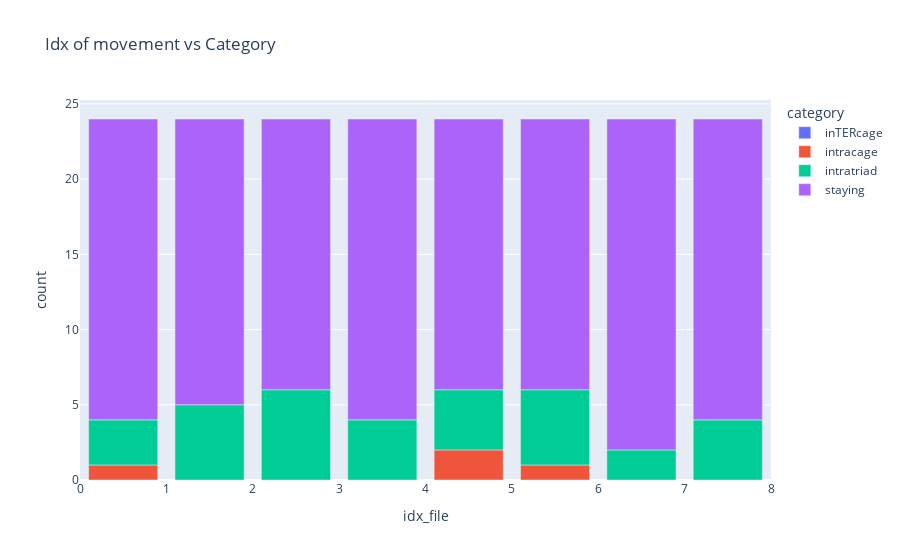

Notebook code for this chart:
### Code cell
if proceed_NEB == "True":
    df = Movement.TupleCage.get_and_plot_df_movement_category_counted(df_movement)
    print(df.sum())

### Figure 1 — Plotly figure (JSON) as saved in the notebook; plotly's stock layout.template omitted (floating-point values rounded to 4 significant figures)
{"data": [{"alignmentgroup": "True", "hovertemplate": "category=inTERcage<br>idx_file=%{x}<br>count=%{y}<extra></extra>", "legendgroup": "inTERcage", "marker": {"color": "#636efa", "pattern": {"shape": ""}}, "name": "inTERcage", "offsetgroup": "inTERcage", "orientation": "v", "showlegend": true, "textposition": "auto", "type": "bar", "x": [0.5, 1.5, 2.5, 3.5, 4.5, 5.5, 6.5, 7.5], "xaxis": "x", "y": [0, 0, 0, 0, 0, 0, 0, 0], "yaxis": "y"}, {"alignmentgroup": "True", "hovertemplate": "category=intracage<br>idx_file=%{x}<br>count=%{y}<extra></extra>", "legendgroup": "intracage", "marker": {"color": "#EF553B", "pattern": {"shape": ""}}, "name": "intracage", "offsetgroup": "intracage", "orientation": "v", "showlegend": true, "textposition": "auto", "type": "bar", "x": [0.5, 1.5, 2.5, 3.5, 4.5, 5.5, 6.5, 7.5], "xaxis": "x", "y": [1, 0, 0, 0, 2, 1, 0, 0], "yaxis": "y"}, {"alignmentgroup": "True", "hovertemplate": "category=intratriad<br>idx_file=%{x}<br>count=%{y}<extra></extra>", "legendgroup": "intratriad", "marker": {"color": "#00cc96", "pattern": {"shape": ""}}, "name": "intratriad", "offsetgroup": "intratriad", "orientation": "v", "showlegend": true, "textposition": "auto", "type": "bar", "x": [0.5, 1.5, 2.5, 3.5, 4.5, 5.5, 6.5, 7.5], "xaxis": "x", "y": [3, 5, 6, 4, 4, 5, 2, 4], "yaxis": "y"}, {"alignmentgroup": "True", "hovertemplate": "category=staying<br>idx_file=%{x}<br>count=%{y}<extra></extra>", "legendgroup": "staying", "marker": {"color": "#ab63fa", "pattern": {"shape": ""}}, "name": "staying", "offsetgroup": "staying", "orientation": "v", "showlegend": true, "textposition": "auto", "type": "bar", "x": [0.5, 1.5, 2.5, 3.5, 4.5, 5.5, 6.5, 7.5], "xaxis": "x", "y": [20, 19, 18, 20, 18, 18, 22, 20], "yaxis": "y"}], "layout": {"barmode": "relative", "legend": {"title": {"text": "category"}, "tracegroupgap": 0}, "title": {"text": "Idx of movement vs Category"}, "xaxis": {"anchor": "y", "domain": [0, 1], "title": {"text": "idx_file"}}, "yaxis": {"anchor": "x", "domain": [0, 1], "title": {"text": "count"}}}}
